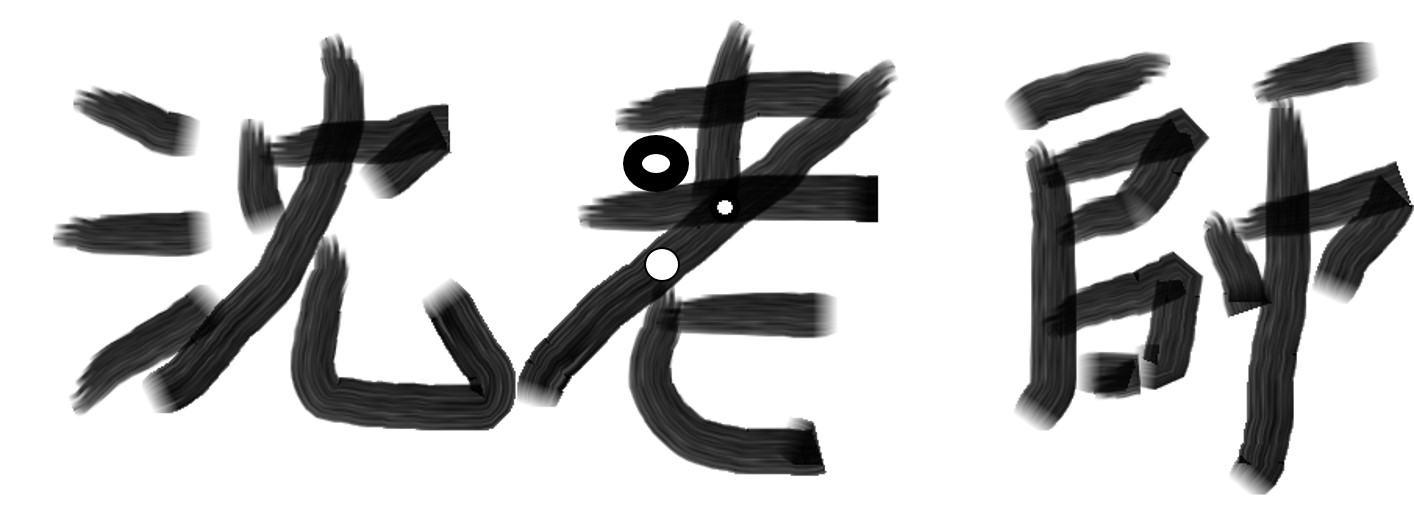
#> input picture OpenCV/opencv-fig2-teacher2.jpg, 1414 x 529 px
$ python opencv-py2-img02.width2.py
#> lines starting #> are read from the running program, lines starting #| are printed output that depends on the picture; after the words box and inside, x2 and y2 are one past the last pixel; in counts of white or black regions, pixels touching at a corner belong together
import cv2
import numpy as np

# #img = cv2.imread('opencv-fig2-teacher.png')
img = cv2.imread('opencv-fig2-teacher2.jpg')
#> img is the input picture: shape (529, 1414, 3); min 0, max 255, mean 198.9

# step 1 dilate 填充白色將黑點去除
kernel = np.ones((3,3),np.uint8)
img2 = cv2.dilate(img, kernel, iterations = 9)
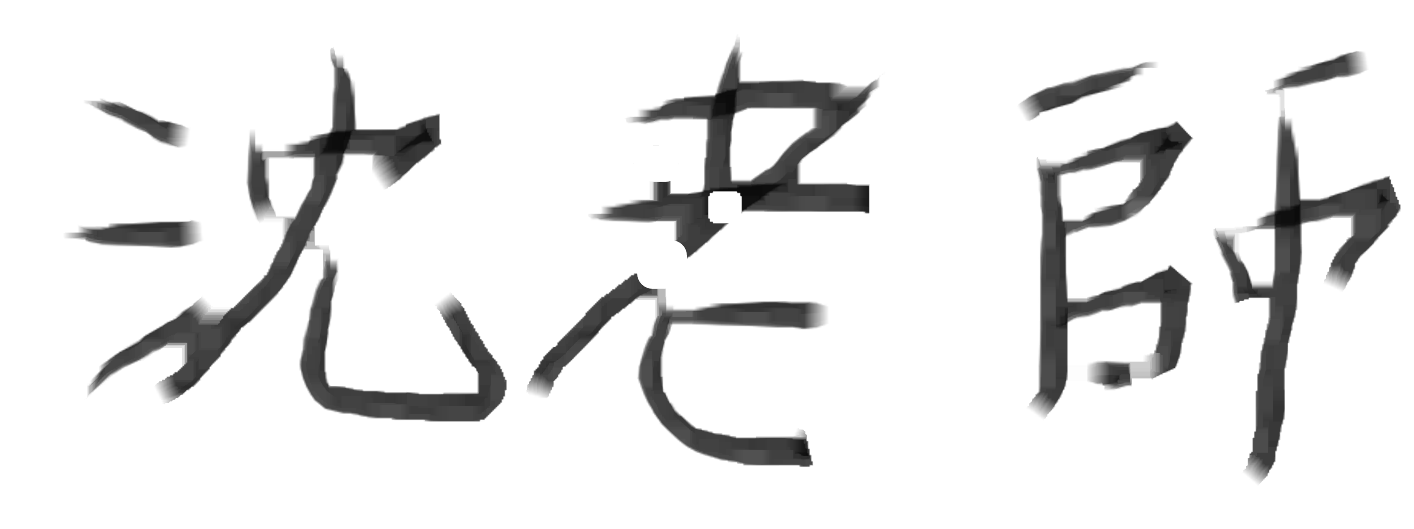
#> img2: shape (529, 1414, 3); min 9, max 255, mean 231.2
cv2.imshow('dilate1', img2)

# ## step 2 erode 侵蝕掉多出的白色
kernel = np.ones((3,3),np.uint8)
img3 = cv2.erode(img2, kernel, iterations = 15)
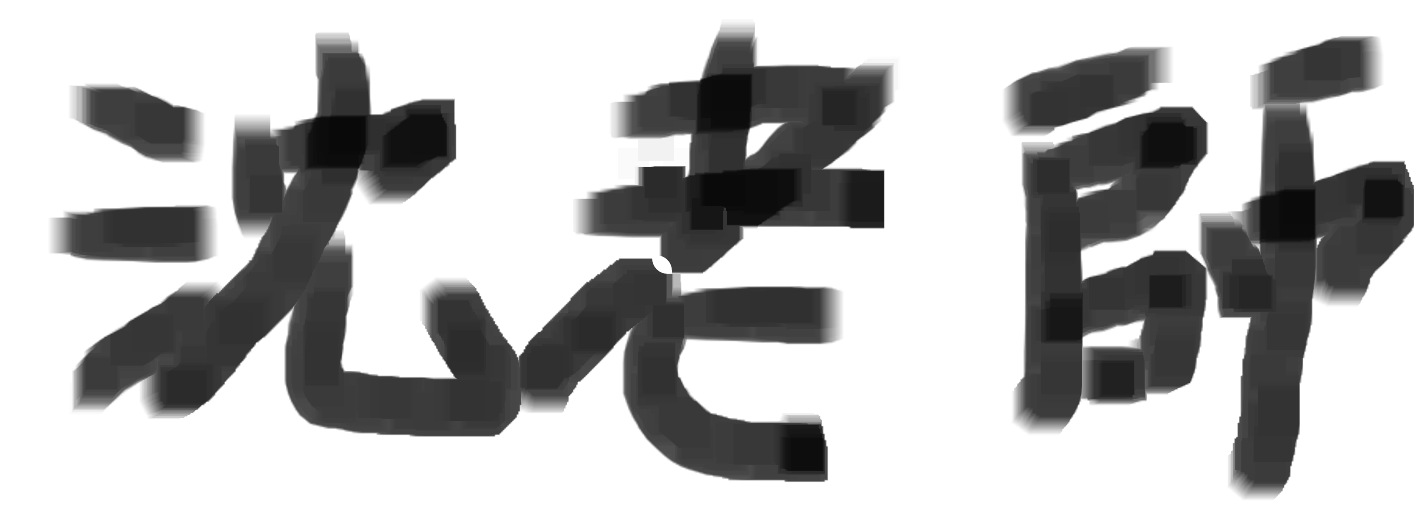
#> img3: shape (529, 1414, 3); min 9, max 255, mean 186.2
cv2.imshow('erode2', img3)

ret,img4 = cv2.threshold(img3,127,255,cv2.THRESH_BINARY)
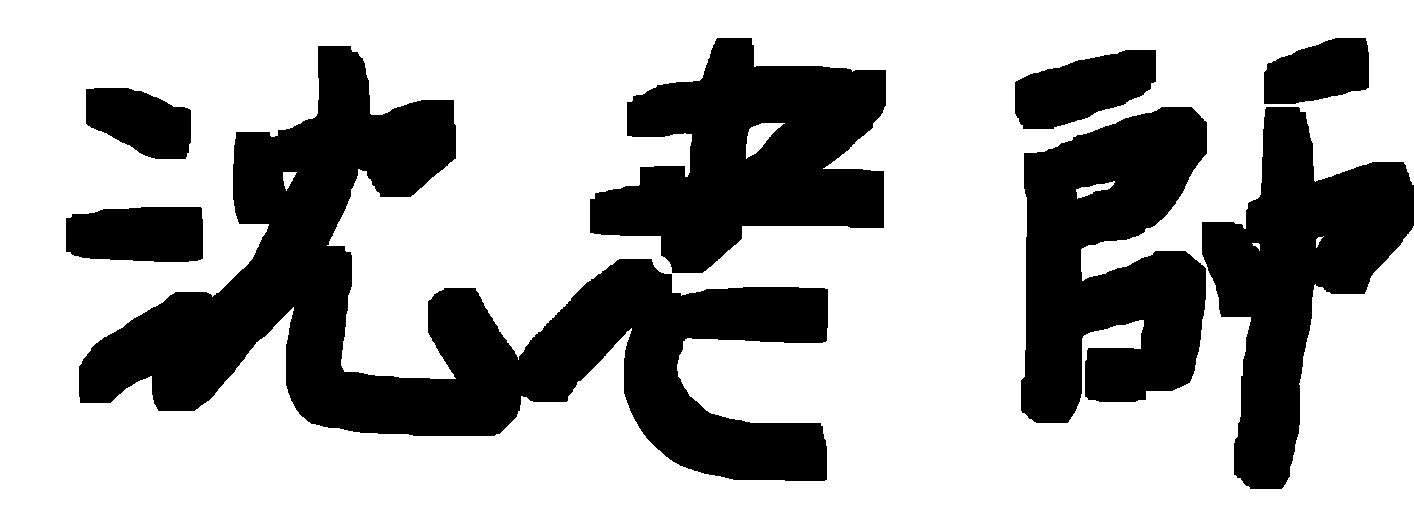
#> img4: shape (529, 1414, 3); 66.9% white; 8 black regions, largest, box (x1, y1, x2, y2) and area: (79, 46, 828, 481) 102566, (1021, 107, 1207, 423) 42412, (590, 38, 886, 273) 41072
cv2.imshow('THRESH_BINARY3',img4)

kernel = np.ones((3,3),np.uint8)
img5 = cv2.dilate(img4, kernel, iterations = 10)
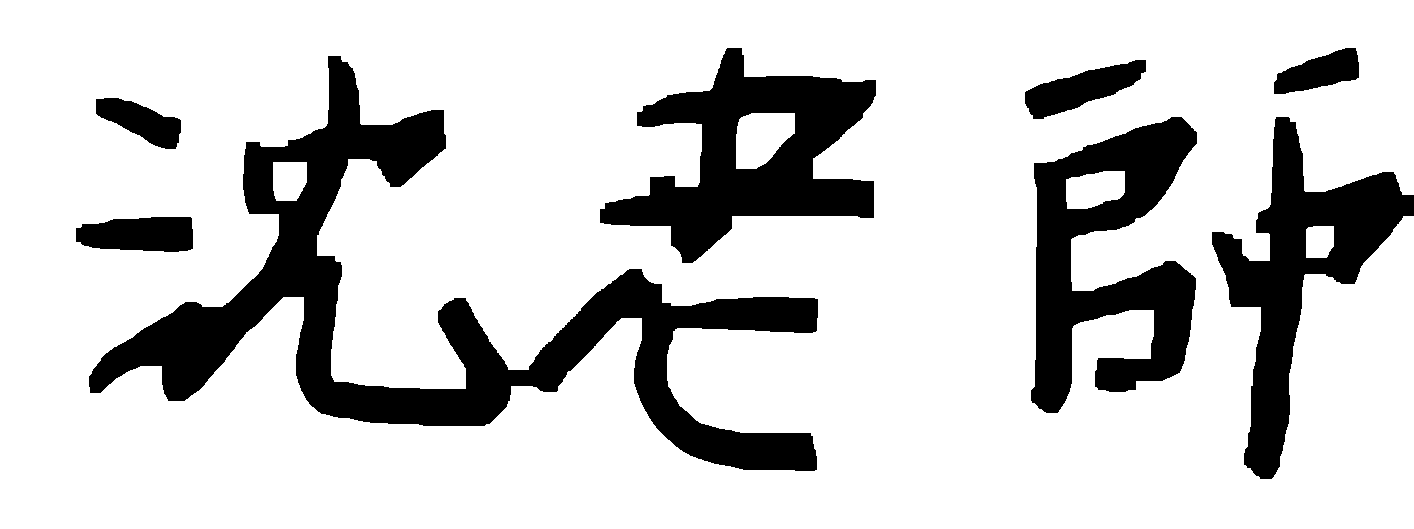
#> img5: shape (529, 1414, 3); 80.5% white; 8 black regions, largest, box (x1, y1, x2, y2) and area: (89, 56, 818, 471) 60726, (600, 48, 876, 263) 26032, (1031, 117, 1197, 413) 25232
cv2.imshow('dilate4', img5)


cv2.waitKey(0)
cv2.destroyAllWindows()
